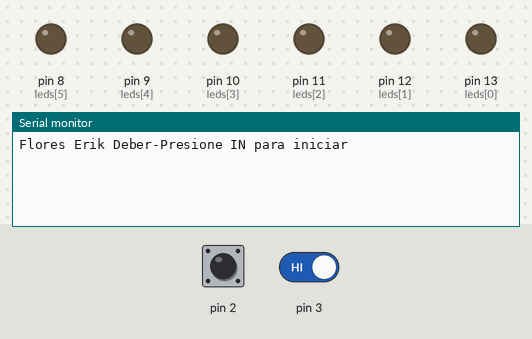
The sketch below on a simulated Arduino Uno, built with avr-gcc and run on an emulated ATmega328P. On the bench: output pins drawn as LEDs (lit = HIGH), the last lines printed to the serial monitor. The test bench sets the inputs (shaded band); at power-on: pin 2 HIGH, pin 3 HIGH.

Above: at 1.2 s.
1.3 s: pin 2 driven LOW
At 1.39 s:
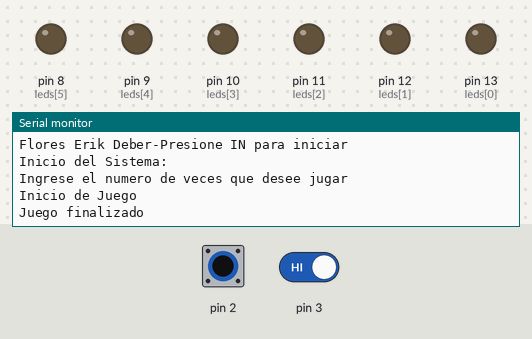
2.8 s: pin 2 driven HIGH and pin 3 driven LOW
At 3.8 s:
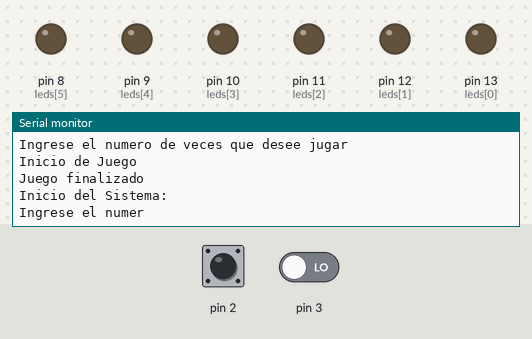
4.3 s: pin 3 driven HIGH
At 5.5 s:
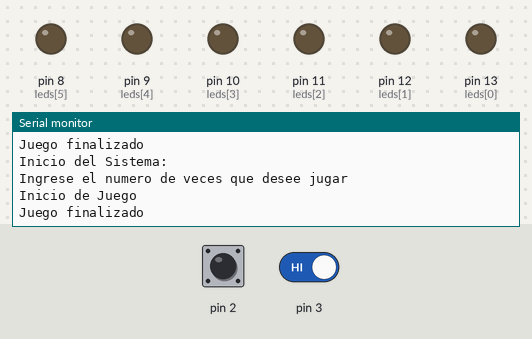
5.8 s: pin 2 driven LOW
At 5.99 s:
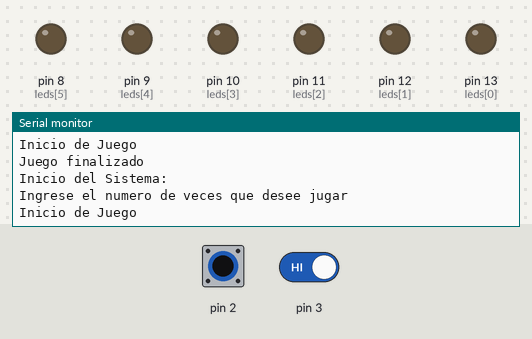

The sketch:

FloresErik_DEBER4_2_SE.ino
```cpp
/* DEBER4.2: PERIFÉRICOS ESPECIALES-IINTERRUPCIONES
 * CÓDIGO : Manejo de interrupciones.
 * OBJETIVO: Activacion de juegos de leds por medio de una interrupcion del numero de veces a jugar con la interrupciones 1 .
 * Nombre: Erik Flores.
 * Funciones: interrupt 0:Inicio del sistema e ingreso de veces de juego.
  */
   const int leds[6]={13,12,11,10,9,8};
  int on;                             //Interrupcion 0
  int cont;                             //int 1.
  int i;                                //Variable de conteo.
  int j=0;                              //Variable de conteo
void setup() {
  for(i=0;i<6;i++)                      //Configuración de leds.
  {
    pinMode(leds[i], OUTPUT);           //Como salida
  }
  i=0;
  Serial.begin(9600);                   //Inicializacion de C.S
  attachInterrupt(0,activacion,LOW);    //Activacion 0 se habilita
  attachInterrupt(1,contador,LOW);   //Activacion 1 se habilita
  Serial.println("Flores Erik Deber-Presione IN para iniciar");
}

void loop() {
  if(on==2)                           //Si la variable de inicializacion es a 2:
  {
    for(;i<cont;i++)                  //Realiza el recorrido para las veces que se quiere prender el led
    {
      for(j=0;j<6;j++)                //Recorrido para los leds
      {
        digitalWrite(leds[j],HIGH);   //Se prende un led
        delay(200);                   //Tiempo activo
        digitalWrite(leds[j],LOW);    //Se desactiva el led
        delay(200);                   //Tiempo programado
      }
    }
  }
}
void activacion(){
  switch(on)                            //Opciones de los botones a definir
  {
    case 0:                             //Caso de inicio
    Serial.println("Inicio del Sistema: ");
    Serial.println("Ingrese el numero de veces que desee jugar");
    on++;
    break;                             //Caso al que entra al juego de leds
    case 1:
    Serial.println("Inicio de Juego"); //Se imprime lo que se esta ejecutando
    on++;
    break;
    case 2:                            //Caso final
    Serial.println("Juego finalizado");//Mensaje de finalización
    //Se reinicia las variables de nuevo con el sistema
    cont=0;
    on=0;
    i=0;
    break;
  }
}
void contador(){      //Metodo para mostrar las veces que se puede jugar
  if(on==1)
  {
    cont++;           //El conteo de veces de juego
    Serial.println(String("Juega ")+String(cont)+String(" veces")); //Se imprime el mensaje con el numero de veces a jugar.
  }
}
```

Measured:
- after the input at 1.3 s, the serial monitor: prints a new line at once (image 1)
- after the input at 4.3 s, the serial monitor: prints a new line at once (image 3)
- after the input at 5.8 s, the serial monitor: prints a new line at once (image 4)
